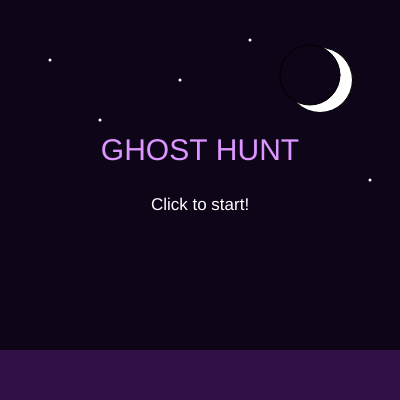
Frame 1 (no input)
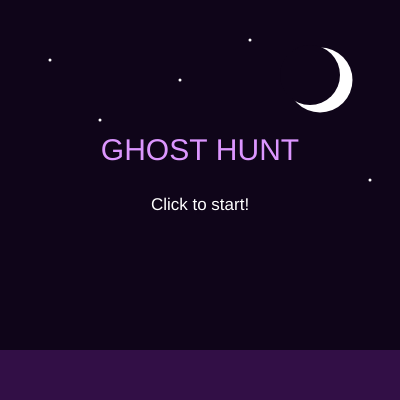
Frame 60 (no input)
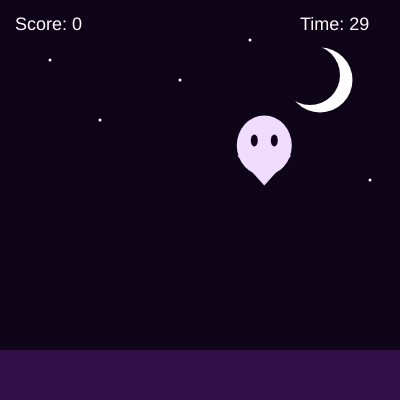
Frame 120 (the mouse pressed at the canvas centre since frame 60)

The p5.js sketch that drew these frames (run headless with seeded random() and noise() and a simulated clock; from frame 60 on, the mouse is pressed at the canvas centre):

// p5.js sketch
// ── sketch.js
let ghostX = 200;
let ghostY = 180;
let score = 0;
let time = 30;
let gameStarted = false;
let startTime;

function setup() {
  createCanvas(400, 400);
}

function draw() {
  // Purple and black background
  background(15, 5, 25);

  // Purple moon
  fill(255, 255, 255);
  ellipse(320, 80, 65, 65);

  // Cover part of the moon
fill(15, 5, 25);
ellipse(310, 75, 60, 60);

  // Stars
  fill(255);
  noStroke();
  ellipse(50, 60, 3, 3);
  ellipse(100, 120, 3, 3);
  ellipse(250, 40, 3, 3);
  ellipse(370, 180, 3, 3);
  ellipse(180, 80, 3, 3);

  // Ground
  fill(50, 15, 70);
  rect(0, 350, 400, 50);

  if (!gameStarted) {
    fill(220, 150, 255);
    textAlign(CENTER);
    textSize(30);
    text("GHOST HUNT", 200, 160);

    fill(255);
    textSize(17);
    text("Click to start!", 200, 210);
    return;
  }

  // Timer
  time = 30 - floor((millis() - startTime) / 1000);

  fill(255);
  textSize(18);
  textAlign(LEFT);
  text("Score: " + score, 15, 30);
  text("Time: " + max(0, time), 300, 30);

  // Ghost
  drawGhost(ghostX, ghostY);

  if (time <= 0) {
    gameStarted = false;
    fill(220, 150, 255);
    textAlign(CENTER);
    textSize(25);
    text("GAME OVER!", 200, 160);
    textSize(18);
    fill(255);
    text("Final score: " + score, 200, 200);
    text("Click to play again", 200, 240);
  }
}

function drawGhost(x, y) {
  // Ghost body
  fill(240, 220, 255);
  ellipse(x, y, 55, 60);

  // Ghost bottom
  triangle(x - 27, y + 10, x + 27, y + 10, x, y + 40);

  // Eyes
  fill(20, 5, 30);
  ellipse(x - 10, y - 5, 7, 12);
  ellipse(x + 10, y - 5, 7, 12);
}

function mousePressed() {
  if (!gameStarted) {
    gameStarted = true;
    score = 0;
    startTime = millis();
    ghostX = random(50, 350);
    ghostY = random(100, 320);
  } 
  else if (dist(mouseX, mouseY, ghostX, ghostY) < 35) {
    score++;
    ghostX = random(50, 350);
    ghostY = random(100, 320);
  }
}
